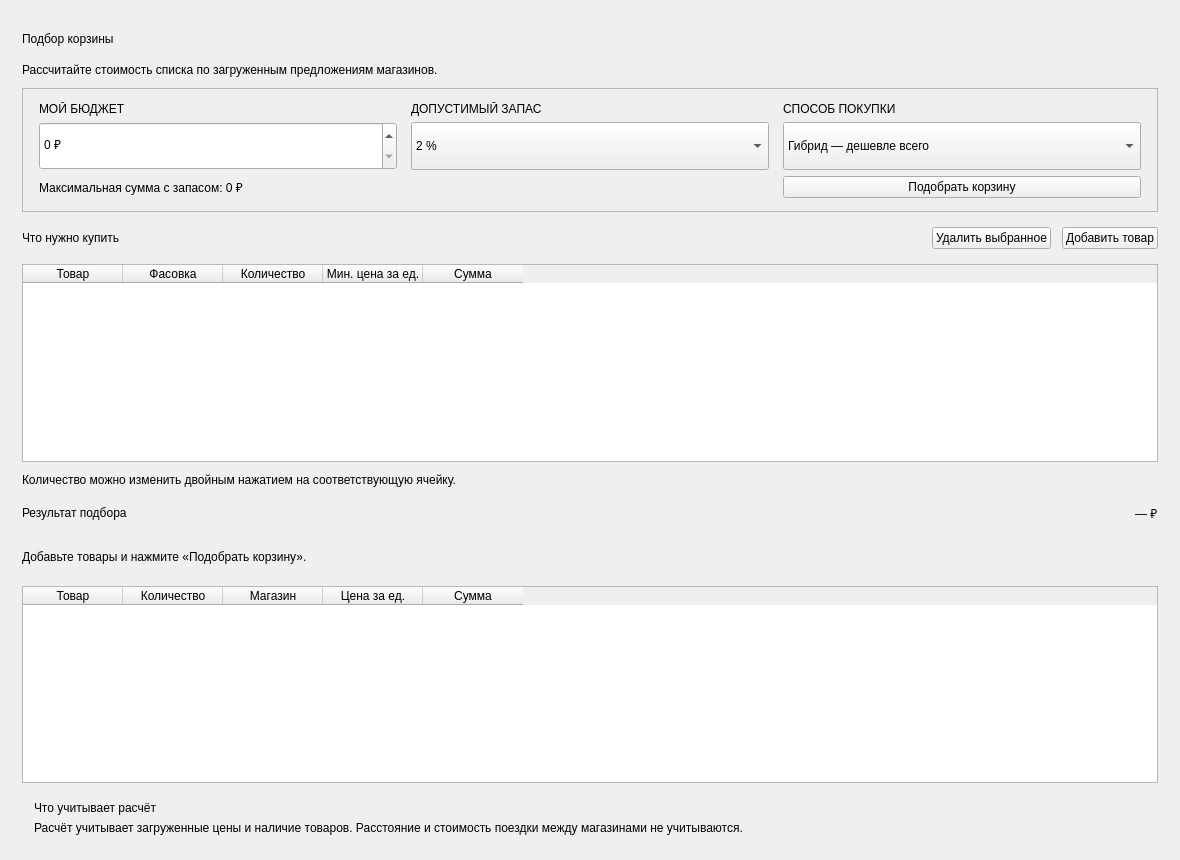
<?xml version='1.0' encoding='utf-8'?>
<ui version="4.0">
 <class>BudgetPage</class>
 <widget class="QWidget" name="BudgetPage">
  <property name="geometry">
   <rect>
    <x>0</x>
    <y>0</y>
    <width>1180</width>
    <height>860</height>
   </rect>
  </property>
  <property name="windowTitle">
   <string>Выгодно — Подбор корзины</string>
  </property>
  <layout class="QVBoxLayout" name="rootLayout">
   <property name="leftMargin">
    <number>22</number>
   </property>
   <property name="topMargin">
    <number>18</number>
   </property>
   <property name="rightMargin">
    <number>22</number>
   </property>
   <property name="bottomMargin">
    <number>18</number>
   </property>
   <property name="spacing">
    <number>11</number>
   </property>
   <item>
    <layout class="QVBoxLayout" name="titleLayout">
     <property name="spacing">
      <number>3</number>
     </property>
     <item>
      <widget class="QLabel" name="pageTitleLabel">
       <property name="text">
        <string>Подбор корзины</string>
       </property>
       <property name="minimumSize">
        <size>
         <width>0</width>
         <height>42</height>
        </size>
       </property>
      </widget>
     </item>
     <item>
      <widget class="QLabel" name="pageSubtitleLabel">
       <property name="text">
        <string>Рассчитайте стоимость списка по загруженным предложениям магазинов.</string>
       </property>
       <property name="wordWrap">
        <bool>true</bool>
       </property>
      </widget>
     </item>
    </layout>
   </item>
   <item>
    <widget class="QFrame" name="settingsFrame">
     <property name="frameShape">
      <enum>QFrame::StyledPanel</enum>
     </property>
     <property name="frameShadow">
      <enum>QFrame::Plain</enum>
     </property>
     <layout class="QGridLayout" name="settingsGrid">
      <property name="leftMargin">
       <number>16</number>
      </property>
      <property name="topMargin">
       <number>13</number>
      </property>
      <property name="rightMargin">
       <number>16</number>
      </property>
      <property name="bottomMargin">
       <number>13</number>
      </property>
      <property name="horizontalSpacing">
       <number>14</number>
      </property>
      <property name="verticalSpacing">
       <number>6</number>
      </property>
      <item row="0" column="0">
       <widget class="QLabel" name="budgetCaptionLabel">
        <property name="text">
         <string>МОЙ БЮДЖЕТ</string>
        </property>
       </widget>
      </item>
      <item row="0" column="1">
       <widget class="QLabel" name="toleranceCaptionLabel">
        <property name="text">
         <string>ДОПУСТИМЫЙ ЗАПАС</string>
        </property>
       </widget>
      </item>
      <item row="0" column="2">
       <widget class="QLabel" name="modeCaptionLabel">
        <property name="text">
         <string>СПОСОБ ПОКУПКИ</string>
        </property>
       </widget>
      </item>
      <item row="1" column="0">
       <widget class="QDoubleSpinBox" name="budgetSpinBox">
        <property name="minimum">
         <double>0.000000000000000</double>
        </property>
        <property name="maximum">
         <double>1000000.000000000000000</double>
        </property>
        <property name="value">
         <double>0.000000000000000</double>
        </property>
        <property name="singleStep">
         <double>100.000000000000000</double>
        </property>
        <property name="decimals">
         <number>0</number>
        </property>
        <property name="suffix">
         <string> ₽</string>
        </property>
        <property name="minimumHeight">
         <number>46</number>
        </property>
        <property name="minimumSize">
         <size>
          <width>180</width>
          <height>48</height>
         </size>
        </property>
       </widget>
      </item>
      <item row="1" column="1">
       <widget class="QComboBox" name="allowanceComboBox">
        <property name="minimumHeight">
         <number>46</number>
        </property>
        <property name="minimumSize">
         <size>
          <width>145</width>
          <height>48</height>
         </size>
        </property>
        <item>
         <property name="text">
          <string>2 %</string>
         </property>
        </item>
        <item>
         <property name="text">
          <string>4 %</string>
         </property>
        </item>
        <item>
         <property name="text">
          <string>6 %</string>
         </property>
        </item>
        <item>
         <property name="text">
          <string>8 %</string>
         </property>
        </item>
        <item>
         <property name="text">
          <string>10 %</string>
         </property>
        </item>
       </widget>
      </item>
      <item row="1" column="2">
       <widget class="QComboBox" name="modeComboBox">
        <property name="minimumHeight">
         <number>46</number>
        </property>
        <item>
         <property name="text">
          <string>Гибрид — дешевле всего</string>
         </property>
        </item>
        <item>
         <property name="text">
          <string>Один магазин</string>
         </property>
        </item>
        <item>
         <property name="text">
          <string>В пределах бюджета</string>
         </property>
        </item>
        <property name="minimumSize">
         <size>
          <width>280</width>
          <height>48</height>
         </size>
        </property>
       </widget>
      </item>
      <item row="2" column="0" colspan="2">
       <widget class="QLabel" name="maximumBudgetLabel">
        <property name="text">
         <string>Максимальная сумма с запасом: 0 ₽</string>
        </property>
        <property name="wordWrap">
         <bool>true</bool>
        </property>
       </widget>
      </item>
      <item row="2" column="2">
       <widget class="QPushButton" name="runButton">
        <property name="text">
         <string>Подобрать корзину</string>
        </property>
        <property name="minimumHeight">
         <number>42</number>
        </property>
       </widget>
      </item>
     </layout>
    </widget>
   </item>
   <item>
    <layout class="QHBoxLayout" name="basketHeaderLayout">
     <item>
      <widget class="QLabel" name="basketTitleLabel">
       <property name="text">
        <string>Что нужно купить</string>
       </property>
       <property name="minimumSize">
        <size>
         <width>0</width>
         <height>30</height>
        </size>
       </property>
      </widget>
     </item>
     <item>
      <spacer name="basketHeaderSpacer">
       <property name="orientation">
        <enum>Qt::Horizontal</enum>
       </property>
       <property name="sizeHint" stdset="0">
        <size>
         <width>30</width>
         <height>20</height>
        </size>
       </property>
      </spacer>
     </item>
     <item>
      <widget class="QPushButton" name="removeProductButton">
       <property name="text">
        <string>Удалить выбранное</string>
       </property>
       <property name="minimumHeight">
        <number>34</number>
       </property>
      </widget>
     </item>
     <item>
      <widget class="QPushButton" name="addProductButton">
       <property name="text">
        <string>Добавить товар</string>
       </property>
       <property name="minimumHeight">
        <number>34</number>
       </property>
      </widget>
     </item>
    </layout>
   </item>
   <item>
    <widget class="QTableWidget" name="basketTable">
     <property name="minimumHeight">
      <number>150</number>
     </property>
     <property name="alternatingRowColors">
      <bool>true</bool>
     </property>
     <property name="selectionBehavior">
      <enum>QAbstractItemView::SelectRows</enum>
     </property>
     <property name="selectionMode">
      <enum>QAbstractItemView::SingleSelection</enum>
     </property>
     <property name="editTriggers">
      <set>QAbstractItemView::DoubleClicked|QAbstractItemView::EditKeyPressed</set>
     </property>
     <property name="columnCount">
      <number>5</number>
     </property>
     <property name="rowCount">
      <number>0</number>
     </property>
     <column>
      <property name="text">
       <string>Товар</string>
      </property>
     </column>
     <column>
      <property name="text">
       <string>Фасовка</string>
      </property>
     </column>
     <column>
      <property name="text">
       <string>Количество</string>
      </property>
     </column>
     <column>
      <property name="text">
       <string>Мин. цена за ед.</string>
      </property>
     </column>
     <column>
      <property name="text">
       <string>Сумма</string>
      </property>
     </column>
     <property name="minimumSize">
      <size>
       <width>0</width>
       <height>185</height>
      </size>
     </property>
    </widget>
   </item>
   <item>
    <widget class="QLabel" name="basketHintLabel">
     <property name="text">
      <string>Количество можно изменить двойным нажатием на соответствующую ячейку.</string>
     </property>
     <property name="wordWrap">
      <bool>true</bool>
     </property>
    </widget>
   </item>
   <item>
    <layout class="QHBoxLayout" name="resultsHeaderLayout">
     <item>
      <widget class="QLabel" name="resultHeadingLabel">
       <property name="text">
        <string>Результат подбора</string>
       </property>
       <property name="minimumSize">
        <size>
         <width>0</width>
         <height>30</height>
        </size>
       </property>
      </widget>
     </item>
     <item>
      <spacer name="resultsHeaderSpacer">
       <property name="orientation">
        <enum>Qt::Horizontal</enum>
       </property>
       <property name="sizeHint" stdset="0">
        <size>
         <width>30</width>
         <height>20</height>
        </size>
       </property>
      </spacer>
     </item>
     <item>
      <widget class="QLabel" name="resultTotalLabel">
       <property name="text">
        <string>— ₽</string>
       </property>
      </widget>
     </item>
    </layout>
   </item>
   <item>
    <widget class="QLabel" name="resultStatusLabel">
     <property name="text">
      <string>Добавьте товары и нажмите «Подобрать корзину».</string>
     </property>
     <property name="wordWrap">
      <bool>true</bool>
     </property>
     <property name="minimumSize">
      <size>
       <width>0</width>
       <height>36</height>
      </size>
     </property>
    </widget>
   </item>
   <item>
    <widget class="QTableWidget" name="resultTable">
     <property name="minimumHeight">
      <number>130</number>
     </property>
     <property name="alternatingRowColors">
      <bool>true</bool>
     </property>
     <property name="selectionBehavior">
      <enum>QAbstractItemView::SelectRows</enum>
     </property>
     <property name="editTriggers">
      <set>QAbstractItemView::NoEditTriggers</set>
     </property>
     <property name="columnCount">
      <number>5</number>
     </property>
     <property name="rowCount">
      <number>0</number>
     </property>
     <column>
      <property name="text">
       <string>Товар</string>
      </property>
     </column>
     <column>
      <property name="text">
       <string>Количество</string>
      </property>
     </column>
     <column>
      <property name="text">
       <string>Магазин</string>
      </property>
     </column>
     <column>
      <property name="text">
       <string>Цена за ед.</string>
      </property>
     </column>
     <column>
      <property name="text">
       <string>Сумма</string>
      </property>
     </column>
     <property name="minimumSize">
      <size>
       <width>0</width>
       <height>160</height>
      </size>
     </property>
    </widget>
   </item>
   <item>
    <widget class="QFrame" name="footnoteFrame">
     <property name="frameShape">
      <enum>QFrame::NoFrame</enum>
     </property>
     <layout class="QVBoxLayout" name="footnoteLayout">
      <property name="leftMargin">
       <number>12</number>
      </property>
      <property name="topMargin">
       <number>7</number>
      </property>
      <property name="rightMargin">
       <number>10</number>
      </property>
      <property name="bottomMargin">
       <number>7</number>
      </property>
      <item>
       <widget class="QLabel" name="routeNoteLabel">
        <property name="text">
         <string>Что учитывает расчёт</string>
        </property>
       </widget>
      </item>
      <item>
       <widget class="QLabel" name="routeNoteTextLabel">
        <property name="text">
         <string>Расчёт учитывает загруженные цены и наличие товаров. Расстояние и стоимость поездки между магазинами не учитываются.</string>
        </property>
        <property name="wordWrap">
         <bool>true</bool>
        </property>
       </widget>
      </item>
     </layout>
    </widget>
   </item>
  </layout>
 </widget>
 <resources />
 <connections />
</ui>
